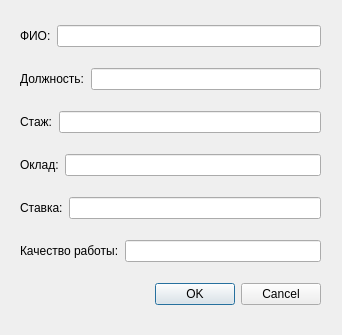
<?xml version="1.0" encoding="UTF-8"?>
<ui version="4.0">
 <class>addUser</class>
 <widget class="QDialog" name="addUser">
  <property name="geometry">
   <rect>
    <x>0</x>
    <y>0</y>
    <width>342</width>
    <height>335</height>
   </rect>
  </property>
  <property name="windowTitle">
   <string>Добавление нового сотрудника</string>
  </property>
  <widget class="QWidget" name="layoutWidget">
   <property name="geometry">
    <rect>
     <x>20</x>
     <y>10</y>
     <width>301</width>
     <height>311</height>
    </rect>
   </property>
   <layout class="QVBoxLayout" name="verticalLayout">
    <item>
     <layout class="QHBoxLayout" name="horizontalLayout_6">
      <item>
       <widget class="QLabel" name="label">
        <property name="text">
         <string>ФИО:</string>
        </property>
       </widget>
      </item>
      <item>
       <widget class="QLineEdit" name="lineEdit"/>
      </item>
     </layout>
    </item>
    <item>
     <layout class="QHBoxLayout" name="horizontalLayout_5">
      <item>
       <widget class="QLabel" name="label_2">
        <property name="text">
         <string>Должность:</string>
        </property>
       </widget>
      </item>
      <item>
       <widget class="QLineEdit" name="lineEdit_2"/>
      </item>
     </layout>
    </item>
    <item>
     <layout class="QHBoxLayout" name="horizontalLayout_4">
      <item>
       <widget class="QLabel" name="label_3">
        <property name="text">
         <string>Стаж:</string>
        </property>
       </widget>
      </item>
      <item>
       <widget class="QLineEdit" name="lineEdit_3"/>
      </item>
     </layout>
    </item>
    <item>
     <layout class="QHBoxLayout" name="horizontalLayout_3">
      <item>
       <widget class="QLabel" name="label_4">
        <property name="text">
         <string>Оклад:</string>
        </property>
       </widget>
      </item>
      <item>
       <widget class="QLineEdit" name="lineEdit_4"/>
      </item>
     </layout>
    </item>
    <item>
     <layout class="QHBoxLayout" name="horizontalLayout_2">
      <item>
       <widget class="QLabel" name="label_5">
        <property name="text">
         <string>Ставка:</string>
        </property>
       </widget>
      </item>
      <item>
       <widget class="QLineEdit" name="lineEdit_5"/>
      </item>
     </layout>
    </item>
    <item>
     <layout class="QHBoxLayout" name="horizontalLayout">
      <item>
       <widget class="QLabel" name="label_6">
        <property name="text">
         <string>Качество работы:</string>
        </property>
       </widget>
      </item>
      <item>
       <widget class="QLineEdit" name="lineEdit_6"/>
      </item>
     </layout>
    </item>
    <item>
     <widget class="QDialogButtonBox" name="buttonBox">
      <property name="standardButtons">
       <set>QDialogButtonBox::Cancel|QDialogButtonBox::Ok</set>
      </property>
     </widget>
    </item>
   </layout>
  </widget>
 </widget>
 <resources/>
 <connections/>
</ui>
